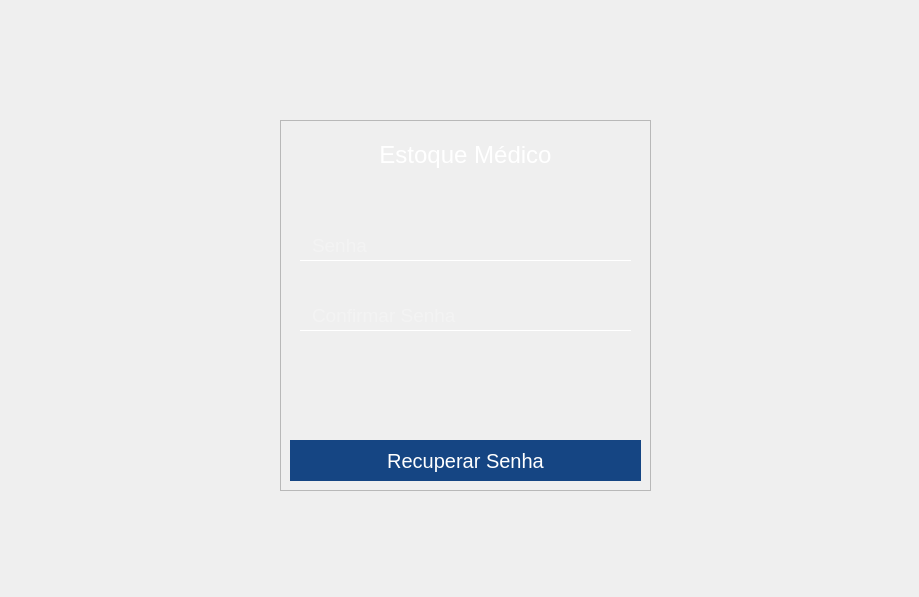
<?xml version="1.0" encoding="UTF-8"?>
<ui version="4.0">
 <class>Recuperar_senha</class>
 <widget class="QMainWindow" name="Recuperar_senha">
  <property name="geometry">
   <rect>
    <x>0</x>
    <y>0</y>
    <width>919</width>
    <height>597</height>
   </rect>
  </property>
  <property name="minimumSize">
   <size>
    <width>919</width>
    <height>597</height>
   </size>
  </property>
  <property name="maximumSize">
   <size>
    <width>919</width>
    <height>597</height>
   </size>
  </property>
  <property name="windowTitle">
   <string>MainWindow</string>
  </property>
  <widget class="QWidget" name="centralwidget">
   <property name="minimumSize">
    <size>
     <width>919</width>
     <height>597</height>
    </size>
   </property>
   <property name="maximumSize">
    <size>
     <width>919</width>
     <height>597</height>
    </size>
   </property>
   <widget class="QFrame" name="frame_recuperar_senha">
    <property name="geometry">
     <rect>
      <x>280</x>
      <y>120</y>
      <width>371</width>
      <height>371</height>
     </rect>
    </property>
    <property name="frameShape">
     <enum>QFrame::StyledPanel</enum>
    </property>
    <property name="frameShadow">
     <enum>QFrame::Raised</enum>
    </property>
    <widget class="QPushButton" name="btn_recuperar_senha">
     <property name="geometry">
      <rect>
       <x>10</x>
       <y>320</y>
       <width>351</width>
       <height>41</height>
      </rect>
     </property>
     <property name="cursor">
      <cursorShape>PointingHandCursor</cursorShape>
     </property>
     <property name="styleSheet">
      <string notr="true">QPushButton{
	color : #fffffffff;
	background-color : #154583;
	border : none;
	font-size: 20px;
	font-style: montserrat;
}</string>
     </property>
     <property name="text">
      <string>Recuperar Senha</string>
     </property>
    </widget>
    <widget class="QLabel" name="retangulo_azul">
     <property name="geometry">
      <rect>
       <x>0</x>
       <y>0</y>
       <width>371</width>
       <height>371</height>
      </rect>
     </property>
     <property name="mouseTracking">
      <bool>true</bool>
     </property>
     <property name="text">
      <string/>
     </property>
     <property name="pixmap">
      <pixmap resource="QRC_login.qrc">:/imagens/imagens/Rectangle_18backgroundarealogar-removebg-preview.png</pixmap>
     </property>
     <property name="scaledContents">
      <bool>true</bool>
     </property>
     <property name="wordWrap">
      <bool>false</bool>
     </property>
    </widget>
    <widget class="QLineEdit" name="inp_senha">
     <property name="geometry">
      <rect>
       <x>20</x>
       <y>110</y>
       <width>331</width>
       <height>31</height>
      </rect>
     </property>
     <property name="styleSheet">
      <string notr="true">QLineEdit{
	border: none; /* Remove a borda padrão */
    border-bottom: 1px solid #fff; /* Adiciona uma borda inferior de 1px sólida */
    background-color: transparent;/* Define o Background como transparente*/
	color: rgba(255, 255, 255, 0.5);
	font-size: 19px; /* Defina o tamanho do texto do placeholder desejado */
	padding-left: 10px;
	font-style: montserrat;
}

</string>
     </property>
     <property name="text">
      <string/>
     </property>
     <property name="dragEnabled">
      <bool>false</bool>
     </property>
     <property name="readOnly">
      <bool>false</bool>
     </property>
     <property name="placeholderText">
      <string>Senha</string>
     </property>
    </widget>
    <widget class="QLineEdit" name="inp_confirma_senha">
     <property name="geometry">
      <rect>
       <x>20</x>
       <y>180</y>
       <width>331</width>
       <height>31</height>
      </rect>
     </property>
     <property name="styleSheet">
      <string notr="true">QLineEdit{
	border: none; /* Remove a borda padrão */
    border-bottom: 1px solid #fff; /* Adiciona uma borda inferior de 1px sólida */
    background-color: transparent;/* Define o Background como transparente*/
	color: rgba(255, 255, 255, 0.5);
	font-size: 19px; /* Defina o tamanho do texto do placeholder desejado */
	padding-left: 10px;
	font-style: montserrat;
}

</string>
     </property>
     <property name="text">
      <string/>
     </property>
     <property name="placeholderText">
      <string>Confirmar Senha</string>
     </property>
    </widget>
    <widget class="QLabel" name="lbl_estoque_medico">
     <property name="geometry">
      <rect>
       <x>0</x>
       <y>20</y>
       <width>371</width>
       <height>31</height>
      </rect>
     </property>
     <property name="styleSheet">
      <string notr="true"/>
     </property>
     <property name="text">
      <string>&lt;html&gt;&lt;head/&gt;&lt;body&gt;&lt;p align=&quot;center&quot;&gt;&lt;span style=&quot; font-size:18pt; color:#ffffff;&quot;&gt;Estoque Médico&lt;/span&gt;&lt;/p&gt;&lt;/body&gt;&lt;/html&gt;</string>
     </property>
    </widget>
    <zorder>retangulo_azul</zorder>
    <zorder>btn_recuperar_senha</zorder>
    <zorder>inp_senha</zorder>
    <zorder>inp_confirma_senha</zorder>
    <zorder>lbl_estoque_medico</zorder>
   </widget>
   <widget class="QLabel" name="img_medico">
    <property name="geometry">
     <rect>
      <x>-80</x>
      <y>0</y>
      <width>1011</width>
      <height>601</height>
     </rect>
    </property>
    <property name="text">
     <string/>
    </property>
    <property name="pixmap">
     <pixmap>imagens/image 4imagem_medico.jpg</pixmap>
    </property>
    <property name="scaledContents">
     <bool>true</bool>
    </property>
   </widget>
   <widget class="QLabel" name="efeito_hub_academy">
    <property name="geometry">
     <rect>
      <x>130</x>
      <y>-20</y>
      <width>331</width>
      <height>271</height>
     </rect>
    </property>
    <property name="text">
     <string/>
    </property>
    <property name="pixmap">
     <pixmap resource="QRC_login.qrc">:/imagens/imagens/Group_37hubacademyefeito-removebg-preview.png</pixmap>
    </property>
    <property name="scaledContents">
     <bool>true</bool>
    </property>
   </widget>
   <widget class="QLabel" name="efeito_traseiro">
    <property name="geometry">
     <rect>
      <x>640</x>
      <y>380</y>
      <width>47</width>
      <height>111</height>
     </rect>
    </property>
    <property name="text">
     <string/>
    </property>
    <property name="pixmap">
     <pixmap resource="QRC_login.qrc">:/imagens/imagens/Frame_1efeitoatrasdaarealogar-removebg-preview.png</pixmap>
    </property>
    <property name="scaledContents">
     <bool>true</bool>
    </property>
   </widget>
   <widget class="QLabel" name="img_lateral_azul">
    <property name="geometry">
     <rect>
      <x>0</x>
      <y>0</y>
      <width>61</width>
      <height>611</height>
     </rect>
    </property>
    <property name="text">
     <string/>
    </property>
    <property name="pixmap">
     <pixmap resource="QRC_login.qrc">:/imagens/imagens/Group_36barraladoesquerdo_login-removebg-preview.png</pixmap>
    </property>
    <property name="scaledContents">
     <bool>true</bool>
    </property>
   </widget>
   <widget class="QLabel" name="img_lateral_direita">
    <property name="geometry">
     <rect>
      <x>900</x>
      <y>0</y>
      <width>71</width>
      <height>611</height>
     </rect>
    </property>
    <property name="text">
     <string/>
    </property>
    <property name="pixmap">
     <pixmap resource="QRC_login.qrc">:/imagens/imagens/Group 10desenhoesquerdo_login.jpg</pixmap>
    </property>
    <property name="scaledContents">
     <bool>true</bool>
    </property>
   </widget>
   <zorder>img_medico</zorder>
   <zorder>efeito_hub_academy</zorder>
   <zorder>efeito_traseiro</zorder>
   <zorder>img_lateral_azul</zorder>
   <zorder>img_lateral_direita</zorder>
   <zorder>frame_recuperar_senha</zorder>
  </widget>
 </widget>
 <resources>
  <include location="QRC_login.qrc"/>
 </resources>
 <connections/>
</ui>
